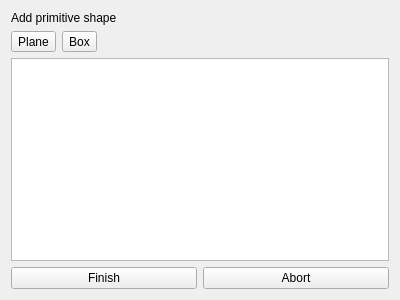
<?xml version="1.0" encoding="UTF-8"?>
<ui version="4.0">
 <class>SVPropAddPolygonWidget</class>
 <widget class="QWidget" name="SVPropAddPolygonWidget">
  <property name="geometry">
   <rect>
    <x>0</x>
    <y>0</y>
    <width>400</width>
    <height>300</height>
   </rect>
  </property>
  <property name="windowTitle">
   <string>Form</string>
  </property>
  <layout class="QGridLayout" name="gridLayout">
   <item row="0" column="0" colspan="2">
    <widget class="QLabel" name="label">
     <property name="text">
      <string>Add primitive shape</string>
     </property>
    </widget>
   </item>
   <item row="1" column="0" colspan="2">
    <layout class="QHBoxLayout" name="horizontalLayout">
     <item>
      <widget class="QToolButton" name="toolButtonPlane">
       <property name="text">
        <string>Plane</string>
       </property>
      </widget>
     </item>
     <item>
      <widget class="QToolButton" name="toolButtonBox">
       <property name="text">
        <string>Box</string>
       </property>
      </widget>
     </item>
     <item>
      <spacer name="horizontalSpacer">
       <property name="orientation">
        <enum>Qt::Horizontal</enum>
       </property>
       <property name="sizeHint" stdset="0">
        <size>
         <width>40</width>
         <height>20</height>
        </size>
       </property>
      </spacer>
     </item>
    </layout>
   </item>
   <item row="2" column="0" colspan="2">
    <widget class="QTableWidget" name="tableWidgetVertexes"/>
   </item>
   <item row="3" column="0">
    <widget class="QPushButton" name="pushButtonAdd">
     <property name="text">
      <string>Finish</string>
     </property>
    </widget>
   </item>
   <item row="3" column="1">
    <widget class="QPushButton" name="pushButtonCancel">
     <property name="text">
      <string>Abort</string>
     </property>
    </widget>
   </item>
  </layout>
 </widget>
 <resources/>
 <connections/>
</ui>
